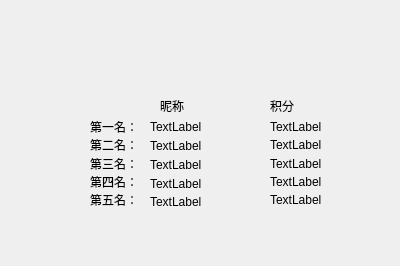
<?xml version="1.0" encoding="UTF-8"?>
<ui version="4.0">
 <class>Sky_Ladder</class>
 <widget class="QWidget" name="Sky_Ladder">
  <property name="geometry">
   <rect>
    <x>0</x>
    <y>0</y>
    <width>400</width>
    <height>266</height>
   </rect>
  </property>
  <property name="windowTitle">
   <string>Form</string>
  </property>
  <widget class="QWidget" name="layoutWidget">
   <property name="geometry">
    <rect>
     <x>270</x>
     <y>120</y>
     <width>56</width>
     <height>86</height>
    </rect>
   </property>
   <layout class="QVBoxLayout" name="verticalLayout_3">
    <item>
     <widget class="QLabel" name="T1">
      <property name="text">
       <string>TextLabel</string>
      </property>
     </widget>
    </item>
    <item>
     <widget class="QLabel" name="T2">
      <property name="text">
       <string>TextLabel</string>
      </property>
     </widget>
    </item>
    <item>
     <widget class="QLabel" name="T3">
      <property name="text">
       <string>TextLabel</string>
      </property>
     </widget>
    </item>
    <item>
     <widget class="QLabel" name="T4">
      <property name="text">
       <string>TextLabel</string>
      </property>
     </widget>
    </item>
    <item>
     <widget class="QLabel" name="T5">
      <property name="text">
       <string>TextLabel</string>
      </property>
     </widget>
    </item>
   </layout>
  </widget>
  <widget class="QWidget" name="layoutWidget2">
   <property name="geometry">
    <rect>
     <x>150</x>
     <y>120</y>
     <width>114</width>
     <height>88</height>
    </rect>
   </property>
   <layout class="QHBoxLayout" name="horizontalLayout">
    <item>
     <layout class="QVBoxLayout" name="verticalLayout_2">
      <item>
       <widget class="QLabel" name="N1">
        <property name="text">
         <string>TextLabel</string>
        </property>
       </widget>
      </item>
      <item>
       <widget class="QLabel" name="N2">
        <property name="text">
         <string>TextLabel</string>
        </property>
       </widget>
      </item>
      <item>
       <widget class="QLabel" name="N3">
        <property name="text">
         <string>TextLabel</string>
        </property>
       </widget>
      </item>
      <item>
       <widget class="QLabel" name="N4">
        <property name="text">
         <string>TextLabel</string>
        </property>
       </widget>
      </item>
      <item>
       <widget class="QLabel" name="N5">
        <property name="text">
         <string>TextLabel</string>
        </property>
       </widget>
      </item>
     </layout>
    </item>
   </layout>
  </widget>
  <widget class="QLabel" name="label_3">
   <property name="geometry">
    <rect>
     <x>160</x>
     <y>100</y>
     <width>54</width>
     <height>12</height>
    </rect>
   </property>
   <property name="text">
    <string>昵称</string>
   </property>
  </widget>
  <widget class="QLabel" name="label_8">
   <property name="geometry">
    <rect>
     <x>270</x>
     <y>100</y>
     <width>54</width>
     <height>12</height>
    </rect>
   </property>
   <property name="text">
    <string>积分</string>
   </property>
  </widget>
  <widget class="QWidget" name="">
   <property name="geometry">
    <rect>
     <x>90</x>
     <y>120</y>
     <width>50</width>
     <height>86</height>
    </rect>
   </property>
   <layout class="QVBoxLayout" name="verticalLayout">
    <item>
     <widget class="QLabel" name="label_2">
      <property name="text">
       <string>第一名：</string>
      </property>
     </widget>
    </item>
    <item>
     <widget class="QLabel" name="label_4">
      <property name="text">
       <string>第二名：</string>
      </property>
     </widget>
    </item>
    <item>
     <widget class="QLabel" name="label_5">
      <property name="text">
       <string>第三名：</string>
      </property>
     </widget>
    </item>
    <item>
     <widget class="QLabel" name="label_6">
      <property name="text">
       <string>第四名：</string>
      </property>
     </widget>
    </item>
    <item>
     <widget class="QLabel" name="label_7">
      <property name="text">
       <string>第五名：</string>
      </property>
     </widget>
    </item>
   </layout>
  </widget>
 </widget>
 <resources/>
 <connections/>
</ui>
